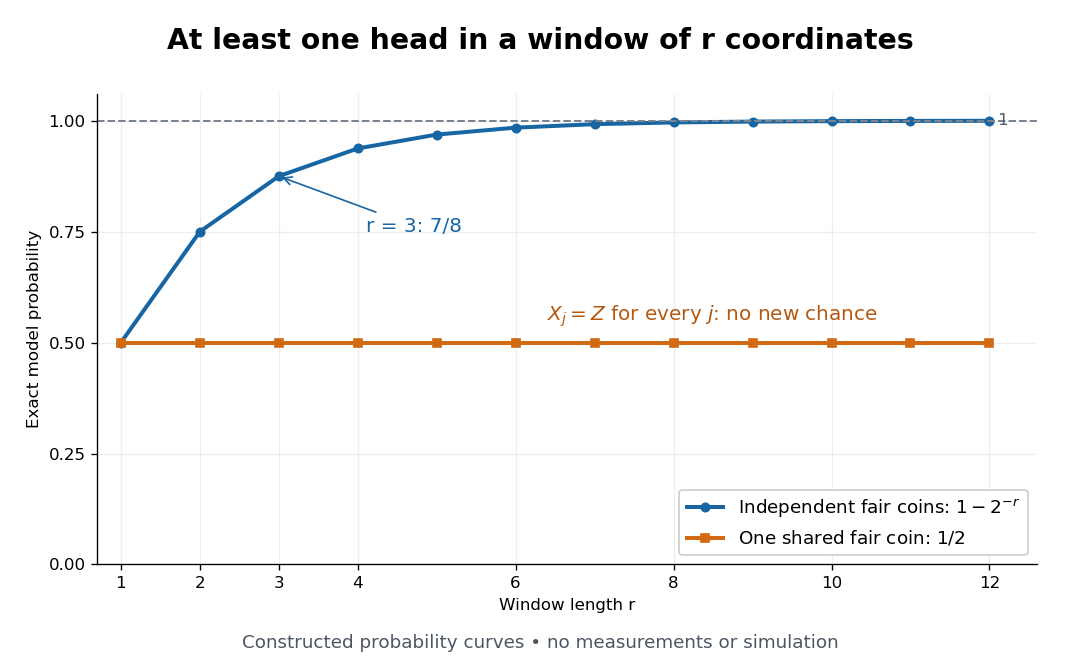

Write the Python code that produced this figure.
"""Compare exact probabilities, not simulated frequencies (Python 3.14)."""
from pathlib import Path

import matplotlib.pyplot as plt
import numpy as np


def main():
    r = np.arange(1, 13)
    independent = 1 - np.exp2(-r.astype(float))
    shared = np.full(r.shape, 0.5)
    fig, ax = plt.subplots(figsize=(9, 5.6), dpi=120, facecolor='white')
    ax.set_facecolor('white')
    fig.suptitle('At least one head in a window of r coordinates', fontsize=17, weight='bold', y=0.96)
    ax.plot(r, independent, 'o-', color='#1766a3', lw=2.4,
            label=r'Independent fair coins: $1-2^{-r}$', markersize=5)
    ax.plot(r, shared, 's-', color='#d16a13', lw=2.4,
            label=r'One shared fair coin: $1/2$', markersize=5)
    ax.axhline(1, color='#7c858f', ls='--', lw=1.2)
    ax.text(12.1, 1, '1', va='center', color='#555d66')
    ax.annotate('r = 3: 7/8', xy=(3, 0.875), xytext=(4.1, 0.75),
                arrowprops={'arrowstyle': '->', 'color': '#1766a3'}, fontsize=12, color='#1766a3')
    ax.text(6.4, 0.55, r'$X_j=Z$ for every $j$: no new chance', fontsize=12, color='#b45810')
    ax.set(xlim=(0.7, 12.6), ylim=(0, 1.06), xlabel='Window length r', ylabel='Exact model probability')
    ax.set_xticks([1, 2, 3, 4, 6, 8, 10, 12])
    ax.set_yticks([0, 0.25, 0.5, 0.75, 1])
    ax.grid(alpha=0.2)
    ax.spines[['top', 'right']].set_visible(False)
    ax.legend(loc='lower right', framealpha=1, facecolor='white', fontsize=11)
    fig.text(0.5, 0.035, 'Constructed probability curves • no measurements or simulation',
             ha='center', fontsize=11, color='#4c5662')
    fig.subplots_adjust(left=0.09, right=0.96, bottom=0.16, top=0.86)
    fig.savefig(Path.cwd() / f'{Path(__file__).stem}.png', facecolor='white')
    plt.close(fig)


if __name__ == '__main__':
    main()
